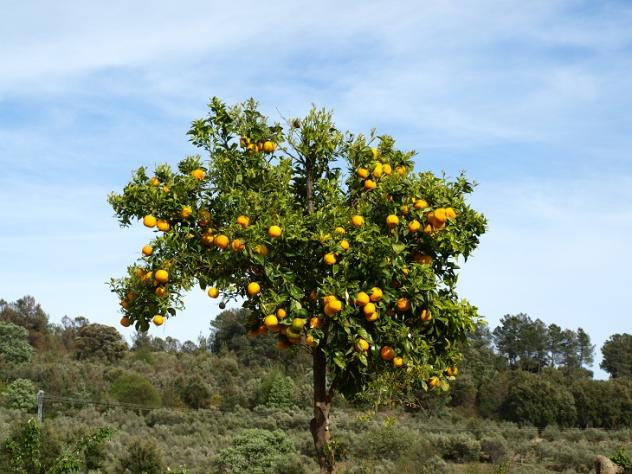
#> input picture Guias/img/color/naranjo.jpg, 632 x 474 px
$ jupyter execute --allow-errors '4 - Color.ipynb'   (text cells are left out)
#> lines starting #> are read from the running program, lines starting #| are printed output that depends on the picture; pictures that were not available may be replaced by others from this repository, and a replacement may not be noted
[cell 1]
import matplotlib.pyplot as plt
import numpy as np
import imageio
import math
import copy
import numpy.linalg as linalg
from scipy.signal import convolve2d
from skimage import color

[cell 2]
imgNaranjo = imageio.imread('img/color/naranjo.jpg')
#> imgNaranjo is the input picture: shape (474, 632, 3); mean R, G, B 137, 151.2, 144.3
imgCrayones = imageio.imread('img/color/crayones.tif')
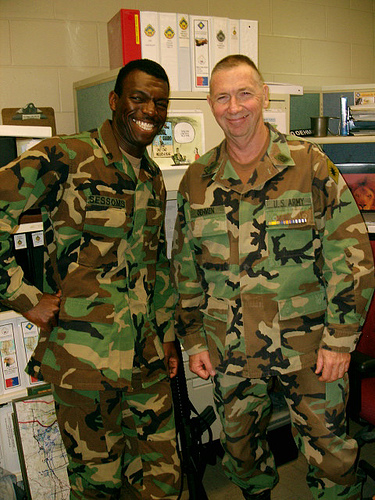
#> input picture Guias/img/color/2011_003410.jpg, 375 x 500 px, given in place of crayones.tif, which was not available
#> imgCrayones is the input picture: shape (500, 375, 3); mean R, G, B 101.9, 88.8, 53.1


def mostrarImagen(img, cmap=None):
    plt.imshow(img, cmap=cmap)
    plt.show()

def calcNivelesGrises(img):
    return np.iinfo(img.dtype).max+1

[cell 3]
c = 3
imgNaranjoHSV = color.rgb2hsv(imgNaranjo)
#> imgNaranjoHSV: shape (474, 632, 3) float64; mean of channels 0, 1, 2 0.379, 0.384, 0.652
imgNaranjoHSV[:,:,1] *= c
#> imgNaranjoHSV: shape (474, 632, 3) float64; mean of channels 0, 1, 2 0.379, 1.15, 0.652
imgNaranjoSaturated = color.hsv2rgb(imgNaranjoHSV)
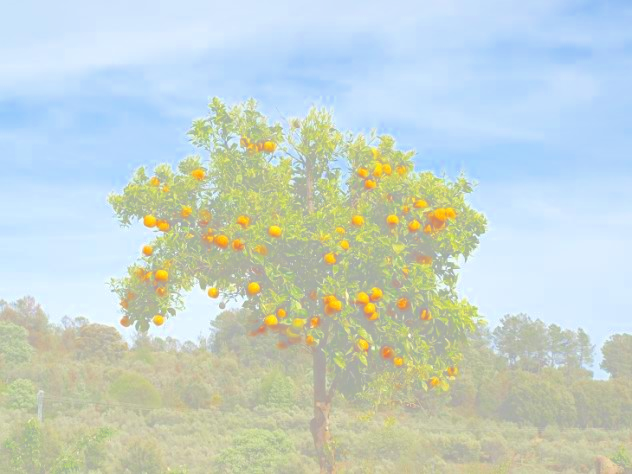
#> imgNaranjoSaturated: shape (474, 632, 3) float64; mean R, G, B 0.308, 0.475, 0.393; drawn with min black and max white

mostrarImagen(imgNaranjo)
mostrarImagen(imgNaranjoSaturated)
#> in mostrarImagen (call 2), `plt.show()`:
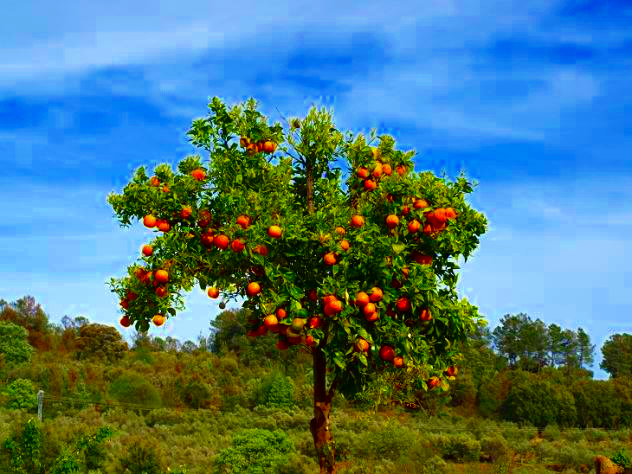
#> shown: shape (474, 632, 3) float64; mean R, G, B 0.31, 0.476, 0.493

[cell 4]
def sumarHue(img, c):
#> called with c = 10
    img = color.rgb2hsv(img)
#> img: shape (474, 632, 3) float64; mean of channels 0, 1, 2 0.379, 1.15, 0.652
    img[:,:,0] += c
#> img: shape (474, 632, 3) float64; mean of channels 0, 1, 2 10.38, 1.15, 0.652
    img = color.hsv2rgb(img)
    return img

mostrarImagen(imgNaranjo)
mostrarImagen(sumarHue(imgNaranjoSaturated,10))
mostrarImagen(sumarHue(imgNaranjoSaturated,50))
#> call 2 of sumarHue, with c = 50
#> in sumarHue (call 2), `img[:,:,0] += c`: img: shape (474, 632, 3) float64; mean of channels 0, 1, 2 50.4, 1.2, 0.7
#> in sumarHue (call 2), `img = color.hsv2rgb(img)`:
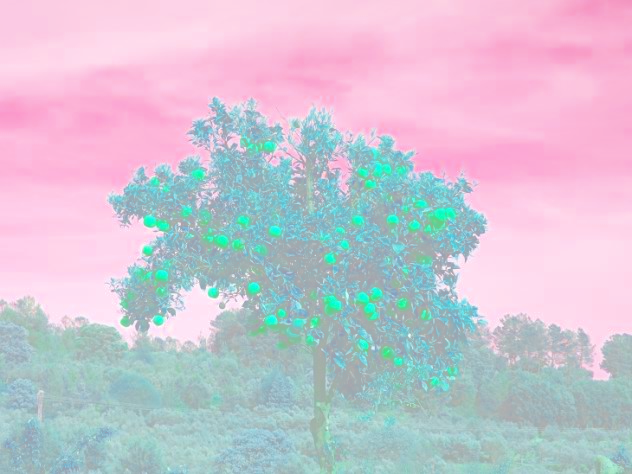
#> img: shape (474, 632, 3) float64; mean R, G, B 0.393, 0.308, 0.475; drawn with min black and max white
#> in mostrarImagen (call 5), `plt.show()`:
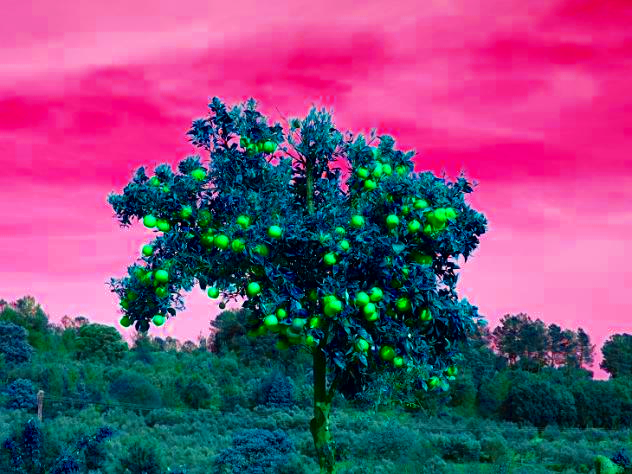
#> shown: shape (474, 632, 3) float64; mean R, G, B 0.493, 0.31, 0.476
mostrarImagen(sumarHue(imgNaranjoSaturated,100))
#> call 3 of sumarHue, with c = 100
#> in sumarHue (call 3), `img[:,:,0] += c`: img: shape (474, 632, 3) float64; mean of channels 0, 1, 2 100.4, 1.2, 0.7
#> in sumarHue (call 3), `img = color.hsv2rgb(img)`:
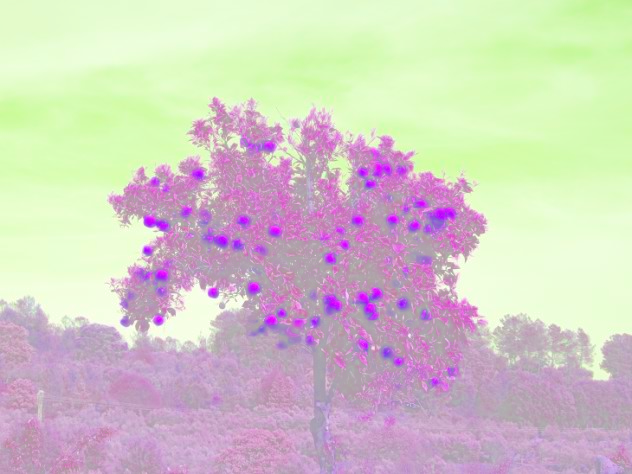
#> img: shape (474, 632, 3) float64; mean R, G, B 0.475, 0.393, 0.308; drawn with min black and max white
#> in mostrarImagen (call 6), `plt.show()`:
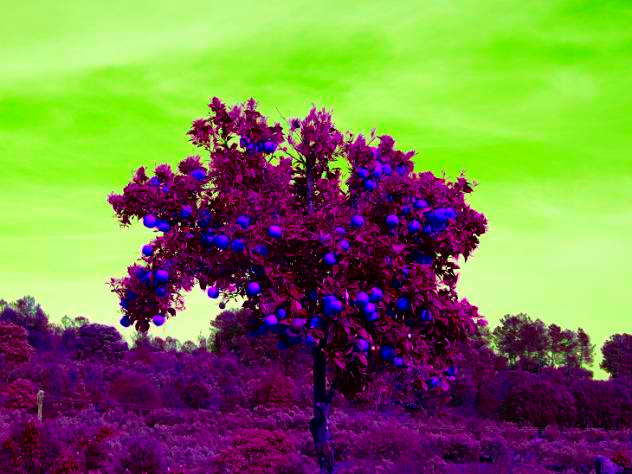
#> shown: shape (474, 632, 3) float64; mean R, G, B 0.476, 0.493, 0.31
mostrarImagen(sumarHue(imgNaranjoSaturated,200))
#> in sumarHue (call 4), `img[:,:,0] += c`: img: shape (474, 632, 3) float64; mean of channels 0, 1, 2 200.4, 1.2, 0.7
mostrarImagen(sumarHue(imgNaranjoSaturated,250))
#> in sumarHue (call 5), `img[:,:,0] += c`: img: shape (474, 632, 3) float64; mean of channels 0, 1, 2 250.4, 1.2, 0.7

[cell 5]
mostrarImagen(imgNaranjo)
mostrarImagen(imgNaranjo[:,:,0], cmap='gray')
#> in mostrarImagen (call 10), `plt.show()`:
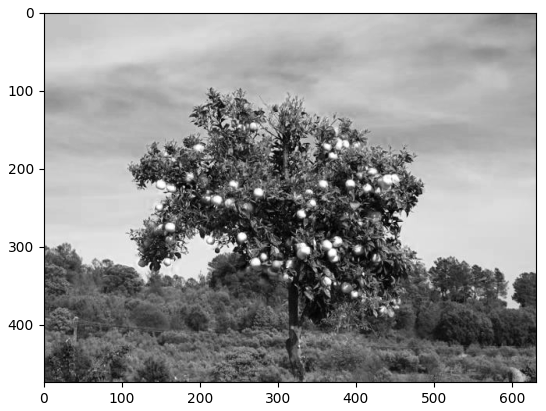
#> figure drawn by matplotlib, 1 panel
mostrarImagen(imgNaranjo[:,:,1], cmap='gray')
#> in mostrarImagen (call 11), `plt.show()`:
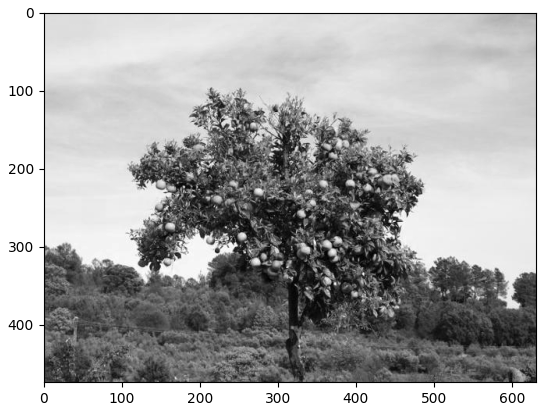
#> figure drawn by matplotlib, 1 panel
mostrarImagen(imgNaranjo[:,:,2], cmap='gray')
#> in mostrarImagen (call 12), `plt.show()`:
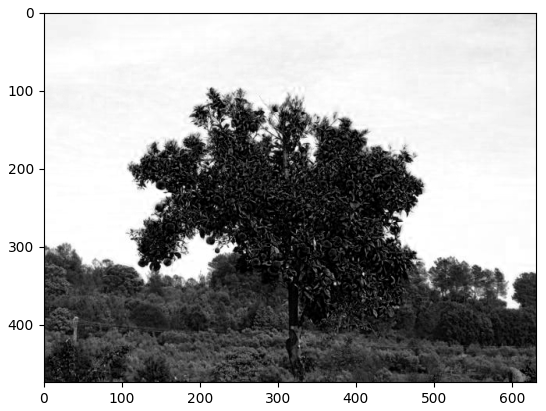
#> figure drawn by matplotlib, 1 panel
